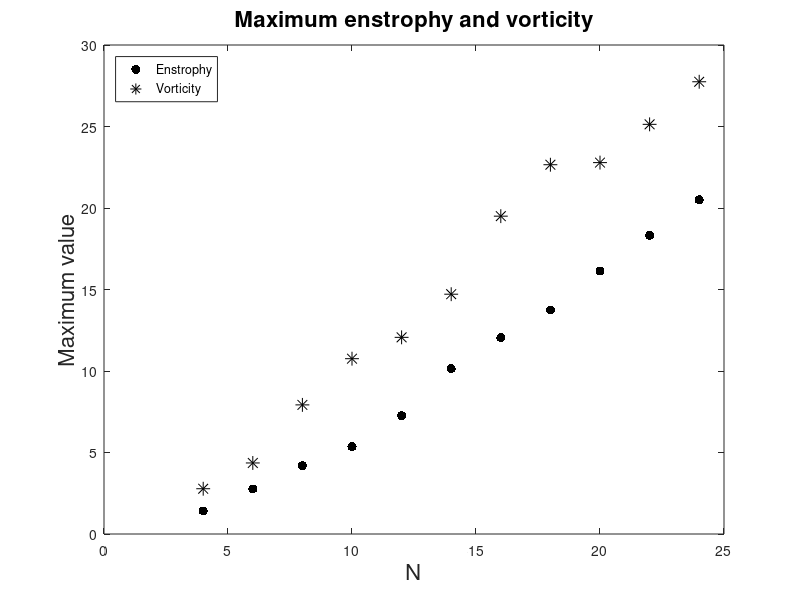

MATLAB code for this plot:
clear all;close all;

load ens_max
load vort_max

N_list = 4:2:24;

plot(N_list,ens_max,'k.','markersize',20)
hold on
plot(N_list,vort_max,'k*','markersize',10)
xlabel('N','fontsize',16)
ylabel('Maximum value','fontsize',16)
title('Maximum enstrophy and vorticity','fontsize',16)
legend('Enstrophy','Vorticity','location','northwest')

saveas(gcf,'maxima','png')
close all